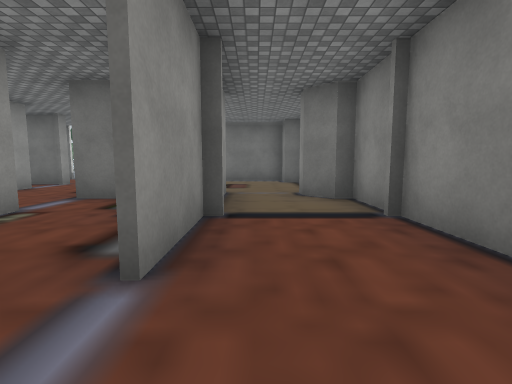
[1] (above)

17 first-person views from a walk through a Unity game level. The camera is 1.2 m above the floor, tilts 6° down and sees 85° across. The floor is counted in squares, 2 m on a side. Each view is taken from the middle of a square. On the plan, view 1 faces up. The plan holds only what a view shows up to about 9 squares ahead; the rest is blank. The place goes on beyond the plan. Some surface patterns are stand-ins.

[2]
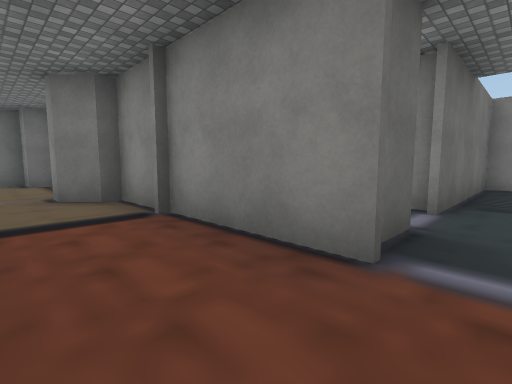

[3]
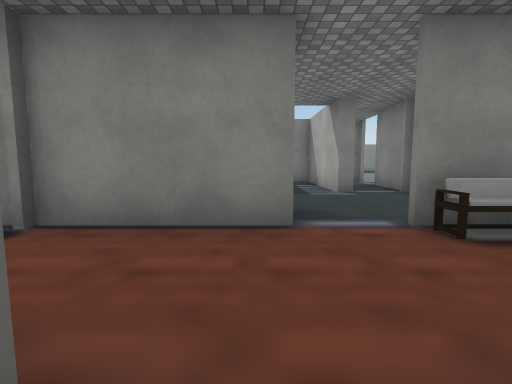

[4]
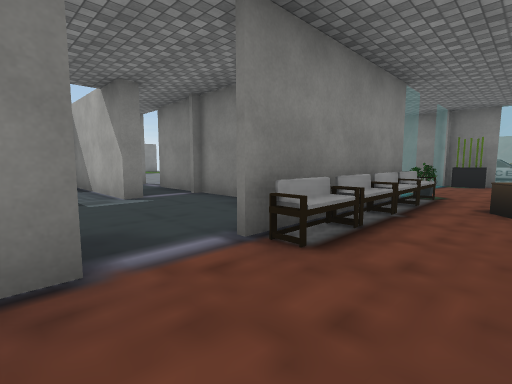

[5]
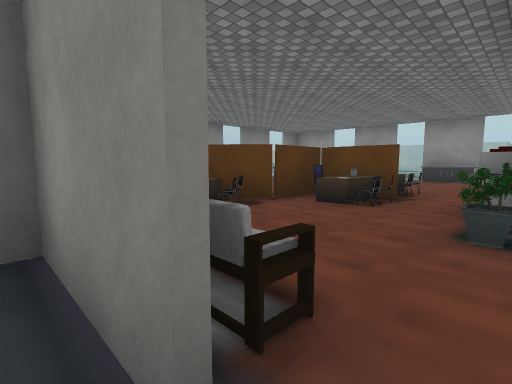

[6]
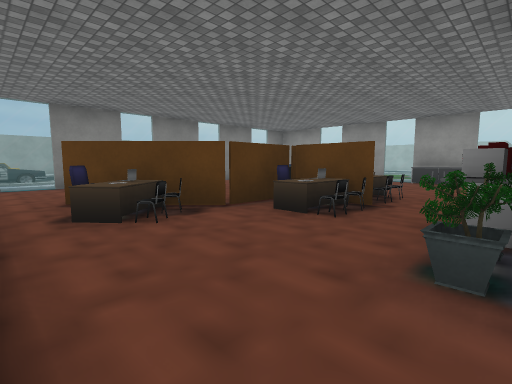

[7]
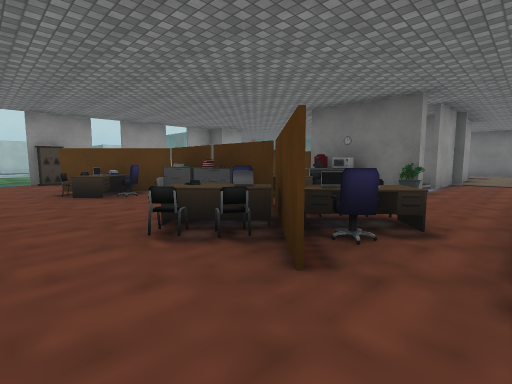

[8]
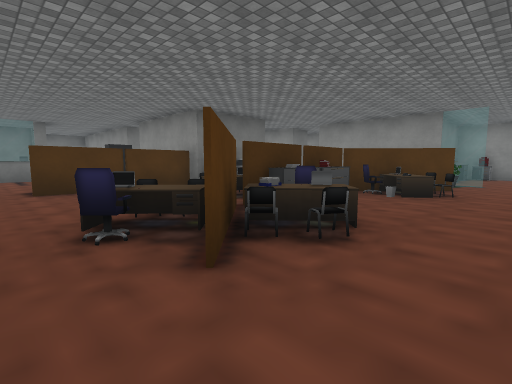

[9]
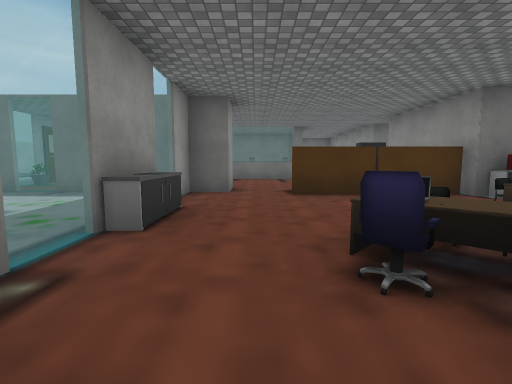

[10]
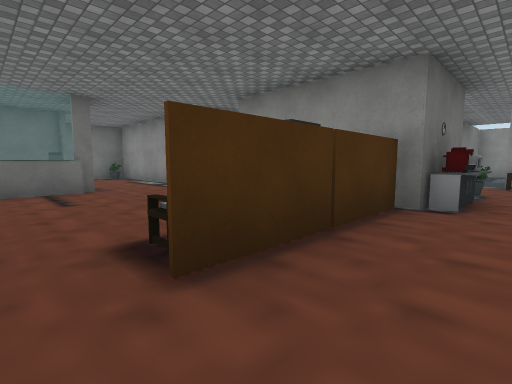

[11]
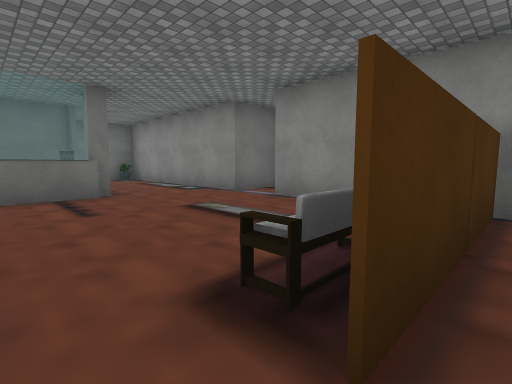

[12]
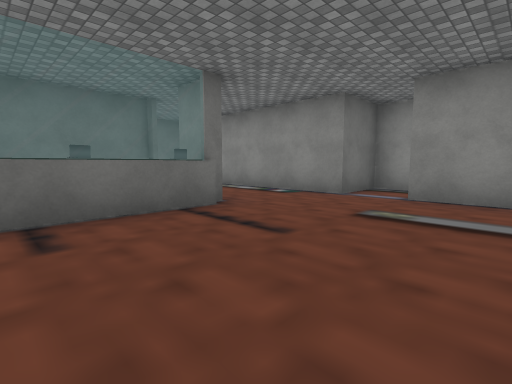

[13]
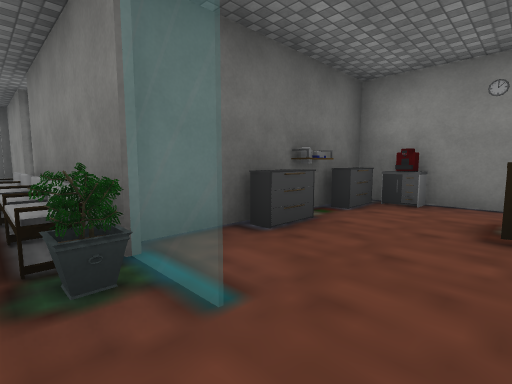

[14]
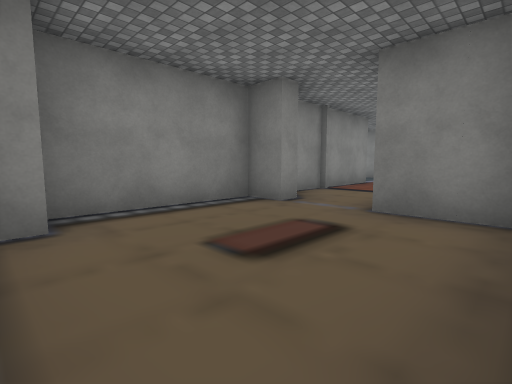

[15]
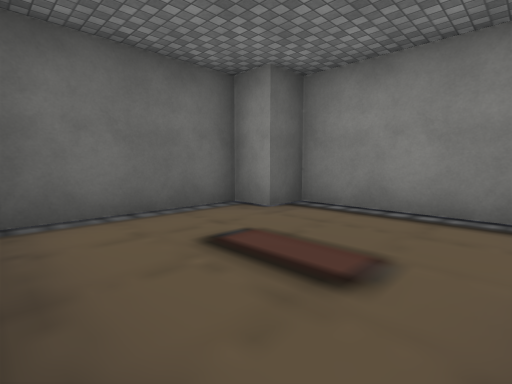

[16]
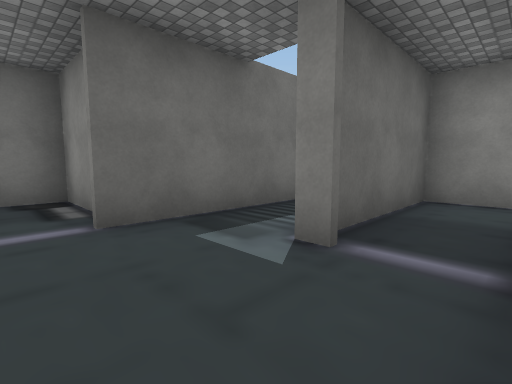

[17]
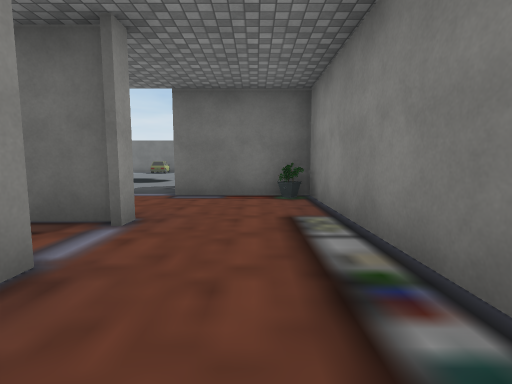

### Floor plan
Points are (right, up) in squares from view 1. A wall is a line through its corners. A room is listed if a view was taken in it or the views show most of it. See-through windows are left out.
Room 1 (views 1, 2, 3, 4, 5, 6, 7, 8, 9, 10, 13, 16)
walls: (1.6, -4.2) (1.6, -2.1); (-4.4, 0.3) (-6.4, 0.3); (3.6, -2.2) (4.8, -2.2); (2.9, 0.8) (1.6, 0.8) (1.6, 4.5); (-0.6, 3.1) (-0.6, 1.2); (-5.6, -4.3) (-6.1, -4.8); (4.7, -1.1) (4.7, -0.7) (8, -0.7); (4, 0.9) (4, 3.1) (1.4, 3.1); (5.1, -2.2) (6.8, -2.2); (-8.4, -2.4) (-8.4, -3.6); (6.5, -0.8) (5.1, -0.8); (-0.6, 5.6) (-0.6, 4.6); (7.9, -0.9) (7.9, 0.8) (3.6, 0.8)
ways out: opening at (-7.5, 0) to room 2; opening at (0.5, 5) to room 3; opening at (-2, 2.5) to room 4; opening at (2, -6); opening at (5.5, -2)
objects: bookshelf (-8, -5); counter (-8, -2) to (-8, -1); laptop (-7, -3); other object (-6, -4); desk (-6, -3); other object (-6, -2); other object (-5, -5); other object (-5, -4); other object (-5, -2); other object (-4, -5); laptop (-4, -4); other object (-4, -3); desk (-4, -2); other object (-4, -1); other object (-3, -3); other object (-3, -2); machine (-3, 0); other object (-2, -5); other object (-2, -4); cabinet (-2, -3); desk (-2, -2); counter (-2, 0); other object (-2, 1); other object (-1, -5); laptop (-1, -4); other object (-1, -3); other object (-1, 0); other object (0, -5); laptop (0, -4); desk (0, -3); other object (0, -2); other object (1, -4); other object (1, -3); other object (1, -2); other object (1, -1); column (1, 5); column (2, 5)
Room 2 (views 11, 12, 17)
walls: (-2.4, 4.6) (-3, 4.6) (-3, 8.5); (-3, 1.9) (-3, 3.5); (-5.4, 7.8) (-7.8, 7.8); (-5.3, 8) (-5.3, 7.5); (-8.4, 0.5) (-8.4, -0.4)
ways out: opening at (-7.5, 0) to room 1; opening at (-3, 4) to room 4; opening at (-4.5, 8)
objects: column (-8, 1); laptop (-7, 6); other object (-6, 1); other object (-6, 6); other object (-5, 1) to (-4, 1)
Room 3 (views 14, 15)
walls: (0.5, 9.3) (-1.9, 9.3); (-1.5, 5.6) (-0.6, 5.6); (1.6, 5.5) (1.6, 8.6)
ways out: opening at (0.5, 5) to room 1
objects: column (1, 9)
Room 4 (no view inside)
walls: (-1.5, 3.9) (-1.5, 4.8)
ways out: opening at (-2, 2.5) to room 1; opening at (-3, 4) to room 2
objects: column (-2, 5)

Where each view was taken, in squares from view 1:
view 1: 0 up, 0 right, facing up
view 2: 0 up, 0 right, facing up-right
view 3: 1 up, 1 left, facing right
view 4: 1 up, 0 right, facing down-right
view 5: 0 up, 2 right, facing down-left
view 6: 0 up, 1 right, facing down-left
view 7: 6 down, 1 right, facing up-left
view 8: 6 down, 7 left, facing up-right
view 9: 5 down, 7 left, facing up
view 10: 1 down, 7 left, facing up-right
view 11: 0 up, 7 left, facing up-right
view 12: 2 up, 8 left, facing up-right
view 13: 6 down, 1 right, facing up-right
view 14: 9 up, 2 left, facing down-right
view 15: 6 up, 2 left, facing up-right
view 16: 2 down, 3 right, facing up-right
view 17: 5 up, 4 left, facing up
